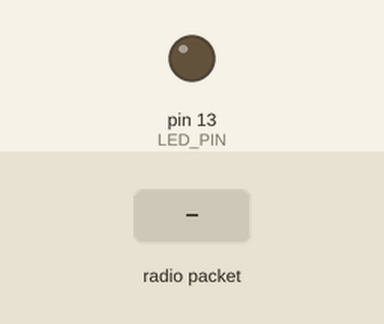
Simulated run of this sketch. Board: Arduino Uno, built with avr-gcc and run on an emulated ATmega328P. Shown: output pins drawn as LEDs (lit = HIGH). The test bench sets the inputs (shaded band). No radio packets arrive unless stated; pins used as bus, display or sensor lines are not drawn.

Above: at 1.2 s.
1.3 s: radio packet "1" arrives
At 2.4 s:
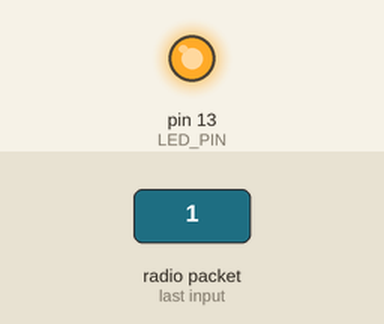
Timing chart, 0 to 52.8 s (numbered marks = the images above; inputs shaded):
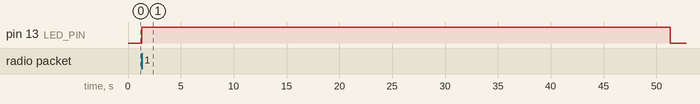

Measured:
- after the input at 1.3 s, pin 13 (LED_PIN): LOW → HIGH at once, → LOW 50.0 s later

The sketch:

arduinoCode.ino
```cpp
#include <SPI.h>
#include <RH_RF95.h>

// LoRa module pins
#define RFM95_CS 10
#define RFM95_RST 9
#define RFM95_INT 2

// LoRa frequency (915 MHz for Raspberry Pi script)
#define RF95_FREQ 915.0

// Initialize LoRa driver
RH_RF95 rf95(RFM95_CS, RFM95_INT);

// Integrated LED configuration
#define LED_PIN 13

void setup() {
  pinMode(LED_PIN, OUTPUT);
  digitalWrite(LED_PIN, LOW);


  // Reset LoRa module
  pinMode(RFM95_RST, OUTPUT);
  digitalWrite(RFM95_RST, LOW);
  delay(10);
  digitalWrite(RFM95_RST, HIGH);
  delay(10);

  // Initialize LoRa module
  if (!rf95.init()) {
    Serial.println("LoRa initialization failed.");
    while (1);                       // loop until initiliasation succeeds
  }

  // Set frequency to 915 MHz
  if (!rf95.setFrequency(RF95_FREQ)) {
    Serial.println("Failed to set LoRa frequency.");
    while (1);
  }

  rf95.setTxPower(20, false);        // Radio power
  Serial.println("LoRa receiver ready at 915 MHz.");
}

void loop() {
  // Listen for incoming messages
  if (rf95.available()) {
    uint8_t buf[RH_RF95_MAX_MESSAGE_LEN];
    uint8_t len = sizeof(buf);

    if (rf95.recv(buf, &len)) {      // If a message is received
      digitalWrite(LED_PIN, HIGH);  // Turn on LED
      delay(50000);                   // Keep LED on for 50000ms
      digitalWrite(LED_PIN, LOW);   // Turn off LED

      Serial.println("Message received!");
    }
  }
}
```
